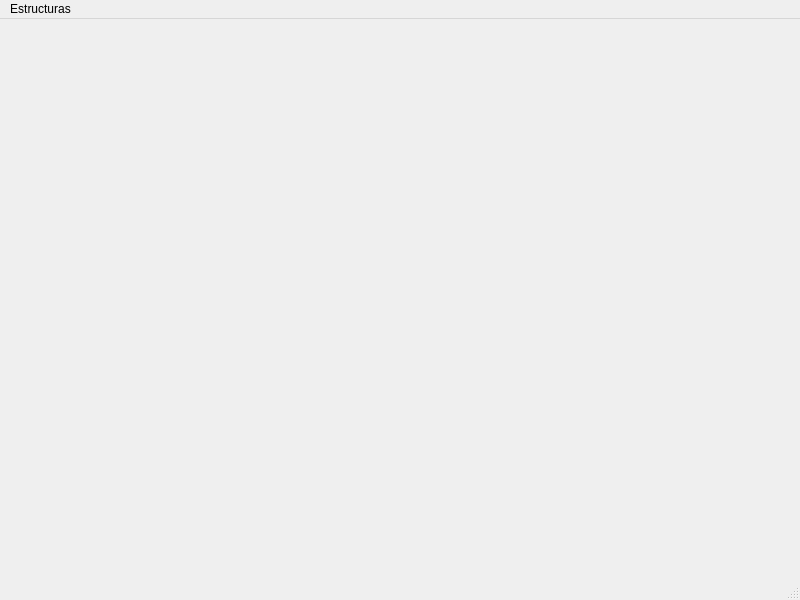
<?xml version="1.0" encoding="UTF-8"?>
<ui version="4.0">
 <class>MainWindow</class>
 <widget class="QMainWindow" name="MainWindow">
  <property name="geometry">
   <rect>
    <x>0</x>
    <y>0</y>
    <width>800</width>
    <height>600</height>
   </rect>
  </property>
  <property name="windowTitle">
   <string>MainWindow</string>
  </property>
  <widget class="QWidget" name="centralwidget"/>
  <widget class="QMenuBar" name="menubar">
   <property name="geometry">
    <rect>
     <x>0</x>
     <y>0</y>
     <width>800</width>
     <height>26</height>
    </rect>
   </property>
   <widget class="QMenu" name="menuEstructuras">
    <property name="title">
     <string>Estructuras</string>
    </property>
    <widget class="QMenu" name="menuLineales">
     <property name="title">
      <string>Lineales</string>
     </property>
     <addaction name="actionLista_Enlazada"/>
     <addaction name="actionConvertidor"/>
    </widget>
    <addaction name="menuLineales"/>
    <addaction name="actionSalir"/>
   </widget>
   <addaction name="menuEstructuras"/>
  </widget>
  <widget class="QStatusBar" name="statusbar"/>
  <action name="actionLista_Enlazada">
   <property name="text">
    <string>Lista Enlazada</string>
   </property>
  </action>
  <action name="actionSalir">
   <property name="text">
    <string>Salir</string>
   </property>
  </action>
  <action name="actionConvertidor">
   <property name="text">
    <string>Convertidor Pila</string>
   </property>
  </action>
 </widget>
 <resources/>
 <connections/>
</ui>
